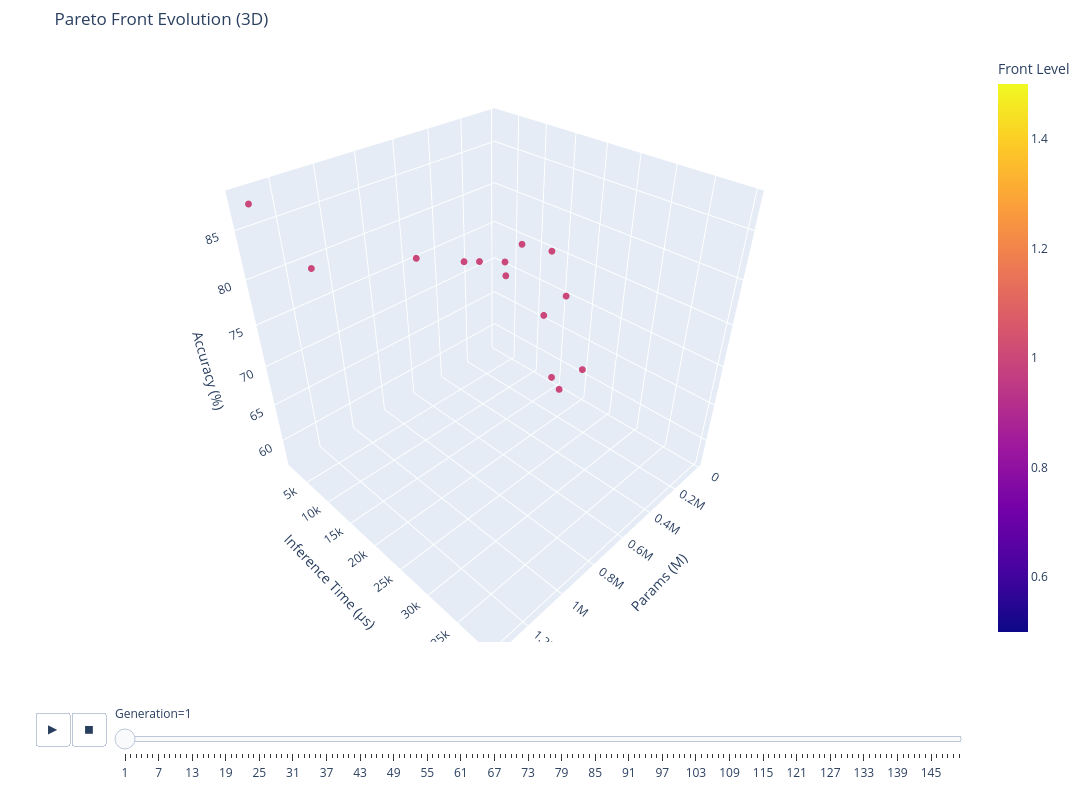

Notebook code cell kept with this figure:
### Code cell
# To show 3D animation:
plot_pareto_evolution(history, dims="3d",
                    x="params", y="inference_time", z="accuracy")

### Figure 1 — Plotly figure (JSON) as saved in the notebook; plotly's stock layout.template omitted (floating-point values rounded to 4 significant figures)
{"data": [{"customdata": [[1, 1], [1, 1], [1, 1], [1, 1], [1, 1], [1, 1], [1, 1], [1, 1], [1, 1], [1, 1], [1, 1], [1, 1], [1, 1], [1, 1]], "hovertemplate": "Params: %{x:.2f} M<br>Inference Time: %{y:.2f} µs<br>Accuracy: %{z:.2f}%<br>Front Level: %{customdata[0]}<br>Generation: %{customdata[1]}<extra></extra>", "legendgroup": "", "marker": {"color": [1, 1, 1, 1, 1, 1, 1, 1, 1, 1, 1, 1, 1, 1], "coloraxis": "coloraxis", "size": 4, "symbol": "circle"}, "mode": "markers", "name": "", "scene": "scene", "showlegend": false, "type": "scatter3d", "x": [307600.0, 77320.0, 199400.0, 140800.0, 75240.0, 1338000.0, 20680.0, 327500.0, 1121000.0, 326300.0, 268300.0, 592600.0, 60070.0, 76650.0], "y": [3637.0, 17390.0, 11990.0, 7364.0, 15570.0, 2637.0, 20100.0, 7446.0, 2219.0, 20370.0, 10720.0, 3130.0, 16860.0, 13440.0], "z": [73.37, 71.18, 77.13, 71.15, 58.77, 87.8, 61.25, 74.74, 79.43, 79.88, 75.17, 76.16, 57.26, 67.14]}], "layout": {"coloraxis": {"colorbar": {"title": {"text": "Front Level"}}, "colorscale": [[0, "#0d0887"], [0.1111, "#46039f"], [0.2222, "#7201a8"], [0.3333, "#9c179e"], [0.4444, "#bd3786"], [0.5556, "#d8576b"], [0.6667, "#ed7953"], [0.7778, "#fb9f3a"], [0.8889, "#fdca26"], [1, "#f0f921"]]}, "height": 800, "legend": {"tracegroupgap": 0}, "margin": {"b": 20, "l": 20, "r": 20, "t": 50}, "scene": {"domain": {"x": [0, 1], "y": [0, 1]}, "xaxis": {"title": {"text": "Params (M)"}}, "yaxis": {"range": [378.4, 40740.0], "title": {"text": "Inference Time (µs)"}}, "zaxis": {"title": {"text": "Accuracy (%)"}}}, "sliders": [{"active": 0, "currentvalue": {"prefix": "Generation="}, "len": 0.9, "pad": {"b": 10, "t": 60}, "steps": [{"args": [["1"], {"frame": {"duration": 0, "redraw": true}, "fromcurrent": true, "mode": "immediate", "transition": {"duration": 0, "easing": "linear"}}], "label": "1", "method": "animate"}, {"args": [["2"], {"frame": {"duration": 0, "redraw": true}, "fromcurrent": true, "mode": "immediate", "transition": {"duration": 0, "easing": "linear"}}], "label": "2", "method": "animate"}, {"args": [["3"], {"frame": {"duration": 0, "redraw": true}, "fromcurrent": true, "mode": "immediate", "transition": {"duration": 0, "easing": "linear"}}], "label": "3", "method": "animate"}, {"args": [["4"], {"frame": {"duration": 0, "redraw": true}, "fromcurrent": true, "mode": "immediate", "transition": {"duration": 0, "easing": "linear"}}], "label": "4", "method": "animate"}, {"args": [["5"], {"frame": {"duration": 0, "redraw": true}, "fromcurrent": true, "mode": "immediate", "transition": {"duration": 0, "easing": "linear"}}], "label": "5", "method": "animate"}, {"args": [["6"], {"frame": {"duration": 0, "redraw": true}, "fromcurrent": true, "mode": "immediate", "transition": {"duration": 0, "easing": "linear"}}], "label": "6", "method": "animate"}, {"args": [["7"], {"frame": {"duration": 0, "redraw": true}, "fromcurrent": true, "mode": "immediate", "transition": {"duration": 0, "easing": "linear"}}], "label": "7", "method": "animate"}, {"args": [["8"], {"frame": {"duration": 0, "redraw": true}, "fromcurrent": true, "mode": "immediate", "transition": {"duration": 0, "easing": "linear"}}], "label": "8", "method": "animate"}, {"args": [["9"], {"frame": {"duration": 0, "redraw": true}, "fromcurrent": true, "mode": "immediate", "transition": {"duration": 0, "easing": "linear"}}], "label": "9", "method": "animate"}, {"args": [["10"], {"frame": {"duration": 0, "redraw": true}, "fromcurrent": true, "mode": "immediate", "transition": {"duration": 0, "easing": "linear"}}], "label": "10", "method": "animate"}, {"args": [["11"], {"frame": {"duration": 0, "redraw": true}, "fromcurrent": true, "mode": "immediate", "transition": {"duration": 0, "easing": "linear"}}], "label": "11", "method": "animate"}, {"args": [["12"], {"frame": {"duration": 0, "redraw": true}, "fromcurrent": true, "mode": "immediate", "transition": {"duration": 0, "easing": "linear"}}], "label": "12", "method": "animate"}, {"args": [["13"], {"frame": {"duration": 0, "redraw": true}, "fromcurrent": true, "mode": "immediate", "transition": {"duration": 0, "easing": "linear"}}], "label": "13", "method": "animate"}, {"args": [["14"], {"frame": {"duration": 0, "redraw": true}, "fromcurrent": true, "mode": "immediate", "transition": {"duration": 0, "easing": "linear"}}], "label": "14", "method": "animate"}, {"args": [["15"], {"frame": {"duration": 0, "redraw": true}, "fromcurrent": true, "mode": "immediate", "transition": {"duration": 0, "easing": "linear"}}], "label": "15", "method": "animate"}, {"args": [["16"], {"frame": {"duration": 0, "redraw": true}, "fromcurrent": true, "mode": "immediate", "transition": {"duration": 0, "easing": "linear"}}], "label": "16", "method": "animate"}, {"args": [["17"], {"frame": {"duration": 0, "redraw": true}, "fromcurrent": true, "mode": "immediate", "transition": {"duration": 0, "easing": "linear"}}], "label": "17", "method": "animate"}, {"args": [["18"], {"frame": {"duration": 0, "redraw": true}, "fromcurrent": true, "mode": "immediate", "transition": {"duration": 0, "easing": "linear"}}], "label": "18", "method": "animate"}, {"args": [["19"], {"frame": {"duration": 0, "redraw": true}, "fromcurrent": true, "mode": "immediate", "transition": {"duration": 0, "easing": "linear"}}], "label": "19", "method": "animate"}, {"args": [["20"], {"frame": {"duration": 0, "redraw": true}, "fromcurrent": true, "mode": "immediate", "transition": {"duration": 0, "easing": "linear"}}], "label": "20", "method": "animate"}, {"args": [["21"], {"frame": {"duration": 0, "redraw": true}, "fromcurrent": true, "mode": "immediate", "transition": {"duration": 0, "easing": "linear"}}], "label": "21", "method": "animate"}, {"args": [["22"], {"frame": {"duration": 0, "redraw": true}, "fromcurrent": true, "mode": "immediate", "transition": {"duration": 0, "easing": "linear"}}], "label": "22", "method": "animate"}, {"args": [["23"], {"frame": {"duration": 0, "redraw": true}, "fromcurrent": true, "mode": "immediate", "transition": {"duration": 0, "easing": "linear"}}], "label": "23", "method": "animate"}, {"args": [["24"], {"frame": {"duration": 0, "redraw": true}, "fromcurrent": true, "mode": "immediate", "transition": {"duration": 0, "easing": "linear"}}], "label": "24", "method": "animate"}, {"args": [["25"], {"frame": {"duration": 0, "redraw": true}, "fromcurrent": true, "mode": "immediate", "transition": {"duration": 0, "easing": "linear"}}], "label": "25", "method": "animate"}, {"args": [["26"], {"frame": {"duration": 0, "redraw": true}, "fromcurrent": true, "mode": "immediate", "transition": {"duration": 0, "easing": "linear"}}], "label": "26", "method": "animate"}, {"args": [["27"], {"frame": {"duration": 0, "redraw": true}, "fromcurrent": true, "mode": "immediate", "transition": {"duration": 0, "easing": "linear"}}], "label": "27", "method": "animate"}, {"args": [["28"], {"frame": {"duration": 0, "redraw": true}, "fromcurrent": true, "mode": "immediate", "transition": {"duration": 0, "easing": "linear"}}], "label": "28", "method": "animate"}, {"args": [["29"], {"frame": {"duration": 0, "redraw": true}, "fromcurrent": true, "mode": "immediate", "transition": {"duration": 0, "easing": "linear"}}], "label": "29", "method": "animate"}, {"args": [["30"], {"frame": {"duration": 0, "redraw": true}, "fromcurrent": true, "mode": "immediate", "transition": {"duration": 0, "easing": "linear"}}], "label": "30", "method": "animate"}, {"args": [["31"], {"frame": {"duration": 0, "redraw": true}, "fromcurrent": true, "mode": "immediate", "transition": {"duration": 0, "easing": "linear"}}], "label": "31", "method": "animate"}, {"args": [["32"], {"frame": {"duration": 0, "redraw": true}, "fromcurrent": true, "mode": "immediate", "transition": {"duration": 0, "easing": "linear"}}], "label": "32", "method": "animate"}, {"args": [["33"], {"frame": {"duration": 0, "redraw": true}, "fromcurrent": true, "mode": "immediate", "transition": {"duration": 0, "easing": "linear"}}], "label": "33", "method": "animate"}, {"args": [["34"], {"frame": {"duration": 0, "redraw": true}, "fromcurrent": true, "mode": "immediate", "transition": {"duration": 0, "easing": "linear"}}], "label": "34", "method": "animate"}, {"args": [["35"], {"frame": {"duration": 0, "redraw": true}, "fromcurrent": true, "mode": "immediate", "transition": {"duration": 0, "easing": "linear"}}], "label": "35", "method": "animate"}, {"args": [["36"], {"frame": {"duration": 0, "redraw": true}, "fromcurrent": true, "mode": "immediate", "transition": {"duration": 0, "easing": "linear"}}], "label": "36", "method": "animate"}, {"args": [["37"], {"frame": {"duration": 0, "redraw": true}, "fromcurrent": true, "mode": "immediate", "transition": {"duration": 0, "easing": "linear"}}], "label": "37", "method": "animate"}, {"args": [["38"], {"frame": {"duration": 0, "redraw": true}, "fromcurrent": true, "mode": "immediate", "transition": {"duration": 0, "easing": "linear"}}], "label": "38", "method": "animate"}, {"args": [["39"], {"frame": {"duration": 0, "redraw": true}, "fromcurrent": true, "mode": "immediate", "transition": {"duration": 0, "easing": "linear"}}], "label": "39", "method": "animate"}, {"args": [["40"], {"frame": {"duration": 0, "redraw": true}, "fromcurrent": true, "mode": "immediate", "transition": {"duration": 0, "easing": "linear"}}], "label": "40", "method": "animate"}, {"args": [["41"], {"frame": {"duration": 0, "redraw": true}, "fromcurrent": true, "mode": "immediate", "transition": {"duration": 0, "easing": "linear"}}], "label": "41", "method": "animate"}, {"args": [["42"], {"frame": {"duration": 0, "redraw": true}, "fromcurrent": true, "mode": "immediate", "transition": {"duration": 0, "easing": "linear"}}], "label": "42", "method": "animate"}, {"args": [["43"], {"frame": {"duration": 0, "redraw": true}, "fromcurrent": true, "mode": "immediate", "transition": {"duration": 0, "easing": "linear"}}], "label": "43", "method": "animate"}, {"args": [["44"], {"frame": {"duration": 0, "redraw": true}, "fromcurrent": true, "mode": "immediate", "transition": {"duration": 0, "easing": "linear"}}], "label": "44", "method": "animate"}, {"args": [["45"], {"frame": {"duration": 0, "redraw": true}, "fromcurrent": true, "mode": "immediate", "transition": {"duration": 0, "easing": "linear"}}], "label": "45", "method": "animate"}, {"args": [["46"], {"frame": {"duration": 0, "redraw": true}, "fromcurrent": true, "mode": "immediate", "transition": {"duration": 0, "easing": "linear"}}], "label": "46", "method": "animate"}, {"args": [["47"], {"frame": {"duration": 0, "redraw": true}, "fromcurrent": true, "mode": "immediate", "transition": {"duration": 0, "easing": "linear"}}], "label": "47", "method": "animate"}, {"args": [["48"], {"frame": {"duration": 0, "redraw": true}, "fromcurrent": true, "mode": "immediate", "transition": {"duration": 0, "easing": "linear"}}], "label": "48", "method": "animate"}, {"args": [["49"], {"frame": {"duration": 0, "redraw": true}, "fromcurrent": true, "mode": "immediate", "transition": {"duration": 0, "easing": "linear"}}], "label": "49", "method": "animate"}, {"args": [["50"], {"frame": {"duration": 0, "redraw": true}, "fromcurrent": true, "mode": "immediate", "transition": {"duration": 0, "easing": "linear"}}], "label": "50", "method": "animate"}, {"args": [["51"], {"frame": {"duration": 0, "redraw": true}, "fromcurrent": true, "mode": "immediate", "transition": {"duration": 0, "easing": "linear"}}], "label": "51", "method": "animate"}, {"args": [["52"], {"frame": {"duration": 0, "redraw": true}, "fromcurrent": true, "mode": "immediate", "transition": {"duration": 0, "easing": "linear"}}], "label": "52", "method": "animate"}, {"args": [["53"], {"frame": {"duration": 0, "redraw": true}, "fromcurrent": true, "mode": "immediate", "transition": {"duration": 0, "easing": "linear"}}], "label": "53", "method": "animate"}, {"args": [["54"], {"frame": {"duration": 0, "redraw": true}, "fromcurrent": true, "mode": "immediate", "transition": {"duration": 0, "easing": "linear"}}], "label": "54", "method": "animate"}, {"args": [["55"], {"frame": {"duration": 0, "redraw": true}, "fromcurrent": true, "mode": "immediate", "transition": {"duration": 0, "easing": "linear"}}], "label": "55", "method": "animate"}, {"args": [["56"], {"frame": {"duration": 0, "redraw": true}, "fromcurrent": true, "mode": "immediate", "transition": {"duration": 0, "easing": "linear"}}], "label": "56", "method": "animate"}, {"args": [["57"], {"frame": {"duration": 0, "redraw": true}, "fromcurrent": true, "mode": "immediate", "transition": {"duration": 0, "easing": "linear"}}], "label": "57", "method": "animate"}, {"args": [["58"], {"frame": {"duration": 0, "redraw": true}, "fromcurrent": true, "mode": "immediate", "transition": {"duration": 0, "easing": "linear"}}], "label": "58", "method": "animate"}, {"args": [["59"], {"frame": {"duration": 0, "redraw": true}, "fromcurrent": true, "mode": "immediate", "transition": {"duration": 0, "easing": "linear"}}], "label": "59", "method": "animate"}, {"args": [["60"], {"frame": {"duration": 0, "redraw": true}, "fromcurrent": true, "mode": "immediate", "transition": {"duration": 0, "easing": "linear"}}], "label": "60", "method": "animate"}, {"args": [["61"], {"frame": {"duration": 0, "redraw": true}, "fromcurrent": true, "mode": "immediate", "transition": {"duration": 0, "easing": "linear"}}], "label": "61", "method": "animate"}, {"args": [["62"], {"frame": {"duration": 0, "redraw": true}, "fromcurrent": true, "mode": "immediate", "transition": {"duration": 0, "easing": "linear"}}], "label": "62", "method": "animate"}, {"args": [["63"], {"frame": {"duration": 0, "redraw": true}, "fromcurrent": true, "mode": "immediate", "transition": {"duration": 0, "easing": "linear"}}], "label": "63", "method": "animate"}, {"args": [["64"], {"frame": {"duration": 0, "redraw": true}, "fromcurrent": true, "mode": "immediate", "transition": {"duration": 0, "easing": "linear"}}], "label": "64", "method": "animate"}, {"args": [["65"], {"frame": {"duration": 0, "redraw": true}, "fromcurrent": true, "mode": "immediate", "transition": {"duration": 0, "easing": "linear"}}], "label": "65", "method": "animate"}, {"args": [["66"], {"frame": {"duration": 0, "redraw": true}, "fromcurrent": true, "mode": "immediate", "transition": {"duration": 0, "easing": "linear"}}], "label": "66", "method": "animate"}, {"args": [["67"], {"frame": {"duration": 0, "redraw": true}, "fromcurrent": true, "mode": "immediate", "transition": {"duration": 0, "easing": "linear"}}], "label": "67", "method": "animate"}, {"args": [["68"], {"frame": {"duration": 0, "redraw": true}, "fromcurrent": true, "mode": "immediate", "transition": {"duration": 0, "easing": "linear"}}], "label": "68", "method": "animate"}, {"args": [["69"], {"frame": {"duration": 0, "redraw": true}, "fromcurrent": true, "mode": "immediate", "transition": {"duration": 0, "easing": "linear"}}], "label": "69", "method": "animate"}, {"args": [["70"], {"frame": {"duration": 0, "redraw": true}, "fromcurrent": true, "mode": "immediate", "transition": {"duration": 0, "easing": "linear"}}], "label": "70", "method": "animate"}, {"args": [["71"], {"frame": {"duration": 0, "redraw": true}, "fromcurrent": true, "mode": "immediate", "transition": {"duration": 0, "easing": "linear"}}], "label": "71", "method": "animate"}, {"args": [["72"], {"frame": {"duration": 0, "redraw": true}, "fromcurrent": true, "mode": "immediate", "transition": {"duration": 0, "easing": "linear"}}], "label": "72", "method": "animate"}, {"args": [["73"], {"frame": {"duration": 0, "redraw": true}, "fromcurrent": true, "mode": "immediate", "transition": {"duration": 0, "easing": "linear"}}], "label": "73", "method": "animate"}, {"args": [["74"], {"frame": {"duration": 0, "redraw": true}, "fromcurrent": true, "mode": "immediate", "transition": {"duration": 0, "easing": "linear"}}], "label": "74", "method": "animate"}, {"args": [["75"], {"frame": {"duration": 0, "redraw": true}, "fromcurrent": true, "mode": "immediate", "transition": {"duration": 0, "easing": "linear"}}], "label": "75", "method": "animate"}, {"args": [["76"], {"frame": {"duration": 0, "redraw": true}, "fromcurrent": true, "mode": "immediate", "transition": {"duration": 0, "easing": "linear"}}], "label": "76", "method": "animate"}, {"args": [["77"], {"frame": {"duration": 0, "redraw": true}, "fromcurrent": true, "mode": "immediate", "transition": {"duration": 0, "easing": "linear"}}], "label": "77", "method": "animate"}, {"args": [["78"], {"frame": {"duration": 0, "redraw": true}, "fromcurrent": true, "mode": "immediate", "transition": {"duration": 0, "easing": "linear"}}], "label": "78", "method": "animate"}, {"args": [["79"], {"frame": {"duration": 0, "redraw": true}, "fromcurrent": true, "mode": "immediate", "transition": {"duration": 0, "easing": "linear"}}], "label": "79", "method": "animate"}, {"args": [["80"], {"frame": {"duration": 0, "redraw": true}, "fromcurrent": true, "mode": "immediate", "transition": {"duration": 0, "easing": "linear"}}], "label": "80", "method": "animate"}, {"args": [["81"], {"frame": {"duration": 0, "redraw": true}, "fromcurrent": true, "mode": "immediate", "transition": {"duration": 0, "easing": "linear"}}], "label": "81", "method": "animate"}, {"args": [["82"], {"frame": {"duration": 0, "redraw": true}, "fromcurrent": true, "mode": "immediate", "transition": {"duration": 0, "easing": "linear"}}], "label": "82", "method": "animate"}, {"args": [["83"], {"frame": {"duration": 0, "redraw": true}, "fromcurrent": true, "mode": "immediate", "transition": {"duration": 0, "easing": "linear"}}], "label": "83", "method": "animate"}, {"args": [["84"], {"frame": {"duration": 0, "redraw": true}, "fromcurrent": true, "mode": "immediate", "transition": {"duration": 0, "easing": "linear"}}], "label": "84", "method": "animate"}, {"args": [["85"], {"frame": {"duration": 0, "redraw": true}, "fromcurrent": true, "mode": "immediate", "transition": {"duration": 0, "easing": "linear"}}], "label": "85", "method": "animate"}, {"args": [["86"], {"frame": {"duration": 0, "redraw": true}, "fromcurrent": true, "mode": "immediate", "transition": {"duration": 0, "easing": "linear"}}], "label": "86", "method": "animate"}, {"args": [["87"], {"frame": {"duration": 0, "redraw": true}, "fromcurrent": true, "mode": "immediate", "transition": {"duration": 0, "easing": "linear"}}], "label": "87", "method": "animate"}, {"args": [["88"], {"frame": {"duration": 0, "redraw": true}, "fromcurrent": true, "mode": "immediate", "transition": {"duration": 0, "easing": "linear"}}], "label": "88", "method": "animate"}, {"args": [["89"], {"frame": {"duration": 0, "redraw": true}, "fromcurrent": true, "mode": "immediate", "transition": {"duration": 0, "easing": "linear"}}], "label": "89", "method": "animate"}, {"args": [["90"], {"frame": {"duration": 0, "redraw": true}, "fromcurrent": true, "mode": "immediate", "transition": {"duration": 0, "easing": "linear"}}], "label": "90", "method": "animate"}, {"args": [["91"], {"frame": {"duration": 0, "redraw": true}, "fromcurrent": true, "mode": "immediate", "transition": {"duration": 0, "easing": "linear"}}], "label": "91", "method": "animate"}, {"args": [["92"], {"frame": {"duration": 0, "redraw": true}, "fromcurrent": true, "mode": "immediate", "transition": {"duration": 0, "easing": "linear"}}], "label": "92", "method": "animate"}, {"args": [["93"], {"frame": {"duration": 0, "redraw": true}, "fromcurrent": true, "mode": "immediate", "transition": {"duration": 0, "easing": "linear"}}], "label": "93", "method": "animate"}, {"args": [["94"], {"frame": {"duration": 0, "redraw": true}, "fromcurrent": true, "mode": "immediate", "transition": {"duration": 0, "easing": "linear"}}], "label": "94", "method": "animate"}, {"args": [["95"], {"frame": {"duration": 0, "redraw": true}, "fromcurrent": true, "mode": "immediate", "transition": {"duration": 0, "easing": "linear"}}], "label": "95", "method": "animate"}, {"args": [["96"], {"frame": {"duration": 0, "redraw": true}, "fromcurrent": true, "mode": "immediate", "transition": {"duration": 0, "easing": "linear"}}], "label": "96", "method": "animate"}, {"args": [["97"], {"frame": {"duration": 0, "redraw": true}, "fromcurrent": true, "mode": "immediate", "transition": {"duration": 0, "easing": "linear"}}], "label": "97", "method": "animate"}, {"args": [["98"], {"frame": {"duration": 0, "redraw": true}, "fromcurrent": true, "mode": "immediate", "transition": {"duration": 0, "easing": "linear"}}], "label": "98", "method": "animate"}, {"args": [["99"], {"frame": {"duration": 0, "redraw": true}, "fromcurrent": true, "mode": "immediate", "transition": {"duration": 0, "easing": "linear"}}], "label": "99", "method": "animate"}, {"args": [["100"], {"frame": {"duration": 0, "redraw": true}, "fromcurrent": true, "mode": "immediate", "transition": {"duration": 0, "easing": "linear"}}], "label": "100", "method": "animate"}, {"args": [["101"], {"frame": {"duration": 0, "redraw": true}, "fromcurrent": true, "mode": "immediate", "transition": {"duration": 0, "easing": "linear"}}], "label": "101", "method": "animate"}, {"args": [["102"], {"frame": {"duration": 0, "redraw": true}, "fromcurrent": true, "mode": "immediate", "transition": {"duration": 0, "easing": "linear"}}], "label": "102", "method": "animate"}, {"args": [["103"], {"frame": {"duration": 0, "redraw": true}, "fromcurrent": true, "mode": "immediate", "transition": {"duration": 0, "easing": "linear"}}], "label": "103", "method": "animate"}, {"args": [["104"], {"frame": {"duration": 0, "redraw": true}, "fromcurrent": true, "mode": "immediate", "transition": {"duration": 0, "easing": "linear"}}], "label": "104", "method": "animate"}, {"args": [["105"], {"frame": {"duration": 0, "redraw": true}, "fromcurrent": true, "mode": "immediate", "transition": {"duration": 0, "easing": "linear"}}], "label": "105", "method": "animate"}, {"args": [["106"], {"frame": {"duration": 0, "redraw": true}, "fromcurrent": true, "mode": "immediate", "transition": {"duration": 0, "easing": "linear"}}], "label": "106", "method": "animate"}, {"args": [["107"], {"frame": {"duration": 0, "redraw": true}, "fromcurrent": true, "mode": "immediate", "transition": {"duration": 0, "easing": "linear"}}], "label": "107", "method": "animate"}, {"args": [["108"], {"frame": {"duration": 0, "redraw": true}, "fromcurrent": true, "mode": "immediate", "transition": {"duration": 0, "easing": "linear"}}], "label": "108", "method": "animate"}, {"args": [["109"], {"frame": {"duration": 0, "redraw": true}, "fromcurrent": true, "mode": "immediate", "transition": {"duration": 0, "easing": "linear"}}], "label": "109", "method": "animate"}, {"args": [["110"], {"frame": {"duration": 0, "redraw": true}, "fromcurrent": true, "mode": "immediate", "transition": {"duration": 0, "easing": "linear"}}], "label": "110", "method": "animate"}, {"args": [["111"], {"frame": {"duration": 0, "redraw": true}, "fromcurrent": true, "mode": "immediate", "transition": {"duration": 0, "easing": "linear"}}], "label": "111", "method": "animate"}, {"args": [["112"], {"frame": {"duration": 0, "redraw": true}, "fromcurrent": true, "mode": "immediate", "transition": {"duration": 0, "easing": "linear"}}], "label": "112", "method": "animate"}, {"args": [["113"], {"frame": {"duration": 0, "redraw": true}, "fromcurrent": true, "mode": "immediate", "transition": {"duration": 0, "easing": "linear"}}], "label": "113", "method": "animate"}, {"args": [["114"], {"frame": {"duration": 0, "redraw": true}, "fromcurrent": true, "mode": "immediate", "transition": {"duration": 0, "easing": "linear"}}], "label": "114", "method": "animate"}, {"args": [["115"], {"frame": {"duration": 0, "redraw": true}, "fromcurrent": true, "mode": "immediate", "transition": {"duration": 0, "easing": "linear"}}], "label": "115", "method": "animate"}, {"args": [["116"], {"frame": {"duration": 0, "redraw": true}, "fromcurrent": true, "mode": "immediate", "transition": {"duration": 0, "easing": "linear"}}], "label": "116", "method": "animate"}, {"args": [["117"], {"frame": {"duration": 0, "redraw": true}, "fromcurrent": true, "mode": "immediate", "transition": {"duration": 0, "easing": "linear"}}], "label": "117", "method": "animate"}, {"args": [["118"], {"frame": {"duration": 0, "redraw": true}, "fromcurrent": true, "mode": "immediate", "transition": {"duration": 0, "easing": "linear"}}], "label": "118", "method": "animate"}, {"args": [["119"], {"frame": {"duration": 0, "redraw": true}, "fromcurrent": true, "mode": "immediate", "transition": {"duration": 0, "easing": "linear"}}], "label": "119", "method": "animate"}, {"args": [["120"], {"frame": {"duration": 0, "redraw": true}, "fromcurrent": true, "mode": "immediate", "transition": {"duration": 0, "easing": "linear"}}], "label": "120", "method": "animate"}, {"args": [["121"], {"frame": {"duration": 0, "redraw": true}, "fromcurrent": true, "mode": "immediate", "transition": {"duration": 0, "easing": "linear"}}], "label": "121", "method": "animate"}, {"args": [["122"], {"frame": {"duration": 0, "redraw": true}, "fromcurrent": true, "mode": "immediate", "transition": {"duration": 0, "easing": "linear"}}], "label": "122", "method": "animate"}, {"args": [["123"], {"frame": {"duration": 0, "redraw": true}, "fromcurrent": true, "mode": "immediate", "transition": {"duration": 0, "easing": "linear"}}], "label": "123", "method": "animate"}, {"args": [["124"], {"frame": {"duration": 0, "redraw": true}, "fromcurrent": true, "mode": "immediate", "transition": {"duration": 0, "easing": "linear"}}], "label": "124", "method": "animate"}, {"args": [["125"], {"frame": {"duration": 0, "redraw": true}, "fromcurrent": true, "mode": "immediate", "transition": {"duration": 0, "easing": "linear"}}], "label": "125", "method": "animate"}, {"args": [["126"], {"frame": {"duration": 0, "redraw": true}, "fromcurrent": true, "mode": "immediate", "transition": {"duration": 0, "easing": "linear"}}], "label": "126", "method": "animate"}, {"args": [["127"], {"frame": {"duration": 0, "redraw": true}, "fromcurrent": true, "mode": "immediate", "transition": {"duration": 0, "easing": "linear"}}], "label": "127", "method": "animate"}, {"args": [["128"], {"frame": {"duration": 0, "redraw": true}, "fromcurrent": true, "mode": "immediate", "transition": {"duration": 0, "easing": "linear"}}], "label": "128", "method": "animate"}, {"args": [["129"], {"frame": {"duration": 0, "redraw": true}, "fromcurrent": true, "mode": "immediate", "transition": {"duration": 0, "easing": "linear"}}], "label": "129", "method": "animate"}, {"args": [["130"], {"frame": {"duration": 0, "redraw": true}, "fromcurrent": true, "mode": "immediate", "transition": {"duration": 0, "easing": "linear"}}], "label": "130", "method": "animate"}, {"args": [["131"], {"frame": {"duration": 0, "redraw": true}, "fromcurrent": true, "mode": "immediate", "transition": {"duration": 0, "easing": "linear"}}], "label": "131", "method": "animate"}, {"args": [["132"], {"frame": {"duration": 0, "redraw": true}, "fromcurrent": true, "mode": "immediate", "transition": {"duration": 0, "easing": "linear"}}], "label": "132", "method": "animate"}, {"args": [["133"], {"frame": {"duration": 0, "redraw": true}, "fromcurrent": true, "mode": "immediate", "transition": {"duration": 0, "easing": "linear"}}], "label": "133", "method": "animate"}, {"args": [["134"], {"frame": {"duration": 0, "redraw": true}, "fromcurrent": true, "mode": "immediate", "transition": {"duration": 0, "easing": "linear"}}], "label": "134", "method": "animate"}, {"args": [["135"], {"frame": {"duration": 0, "redraw": true}, "fromcurrent": true, "mode": "immediate", "transition": {"duration": 0, "easing": "linear"}}], "label": "135", "method": "animate"}, {"args": [["136"], {"frame": {"duration": 0, "redraw": true}, "fromcurrent": true, "mode": "immediate", "transition": {"duration": 0, "easing": "linear"}}], "label": "136", "method": "animate"}, {"args": [["137"], {"frame": {"duration": 0, "redraw": true}, "fromcurrent": true, "mode": "immediate", "transition": {"duration": 0, "easing": "linear"}}], "label": "137", "method": "animate"}, {"args": [["138"], {"frame": {"duration": 0, "redraw": true}, "fromcurrent": true, "mode": "immediate", "transition": {"duration": 0, "easing": "linear"}}], "label": "138", "method": "animate"}, {"args": [["139"], {"frame": {"duration": 0, "redraw": true}, "fromcurrent": true, "mode": "immediate", "transition": {"duration": 0, "easing": "linear"}}], "label": "139", "method": "animate"}, {"args": [["140"], {"frame": {"duration": 0, "redraw": true}, "fromcurrent": true, "mode": "immediate", "transition": {"duration": 0, "easing": "linear"}}], "label": "140", "method": "animate"}, {"args": [["141"], {"frame": {"duration": 0, "redraw": true}, "fromcurrent": true, "mode": "immediate", "transition": {"duration": 0, "easing": "linear"}}], "label": "141", "method": "animate"}, {"args": [["142"], {"frame": {"duration": 0, "redraw": true}, "fromcurrent": true, "mode": "immediate", "transition": {"duration": 0, "easing": "linear"}}], "label": "142", "method": "animate"}, {"args": [["143"], {"frame": {"duration": 0, "redraw": true}, "fromcurrent": true, "mode": "immediate", "transition": {"duration": 0, "easing": "linear"}}], "label": "143", "method": "animate"}, {"args": [["144"], {"frame": {"duration": 0, "redraw": true}, "fromcurrent": true, "mode": "immediate", "transition": {"duration": 0, "easing": "linear"}}], "label": "144", "method": "animate"}, {"args": [["145"], {"frame": {"duration": 0, "redraw": true}, "fromcurrent": true, "mode": "immediate", "transition": {"duration": 0, "easing": "linear"}}], "label": "145", "method": "animate"}, {"args": [["146"], {"frame": {"duration": 0, "redraw": true}, "fromcurrent": true, "mode": "immediate", "transition": {"duration": 0, "easing": "linear"}}], "label": "146", "method": "animate"}, {"args": [["147"], {"frame": {"duration": 0, "redraw": true}, "fromcurrent": true, "mode": "immediate", "transition": {"duration": 0, "easing": "linear"}}], "label": "147", "method": "animate"}, {"args": [["148"], {"frame": {"duration": 0, "redraw": true}, "fromcurrent": true, "mode": "immediate", "transition": {"duration": 0, "easing": "linear"}}], "label": "148", "method": "animate"}, {"args": [["149"], {"frame": {"duration": 0, "redraw": true}, "fromcurrent": true, "mode": "immediate", "transition": {"duration": 0, "easing": "linear"}}], "label": "149", "method": "animate"}, {"args": [["150"], {"frame": {"duration": 0, "redraw": true}, "fromcurrent": true, "mode": "immediate", "transition": {"duration": 0, "easing": "linear"}}], "label": "150", "method": "animate"}], "x": 0.1, "xanchor": "left", "y": 0, "yanchor": "top"}], "title": {"text": "Pareto Front Evolution (3D)"}, "updatemenus": [{"buttons": [{"args": [null, {"frame": {"duration": 500, "redraw": true}, "fromcurrent": true, "mode": "immediate", "transition": {"duration": 500, "easing": "linear"}}], "label": "&#9654;", "method": "animate"}, {"args": [[null], {"frame": {"duration": 0, "redraw": true}, "fromcurrent": true, "mode": "immediate", "transition": {"duration": 0, "easing": "linear"}}], "label": "&#9724;", "method": "animate"}], "direction": "left", "pad": {"r": 10, "t": 70}, "showactive": false, "type": "buttons", "x": 0.1, "xanchor": "right", "y": 0, "yanchor": "top"}], "width": 1200}}
